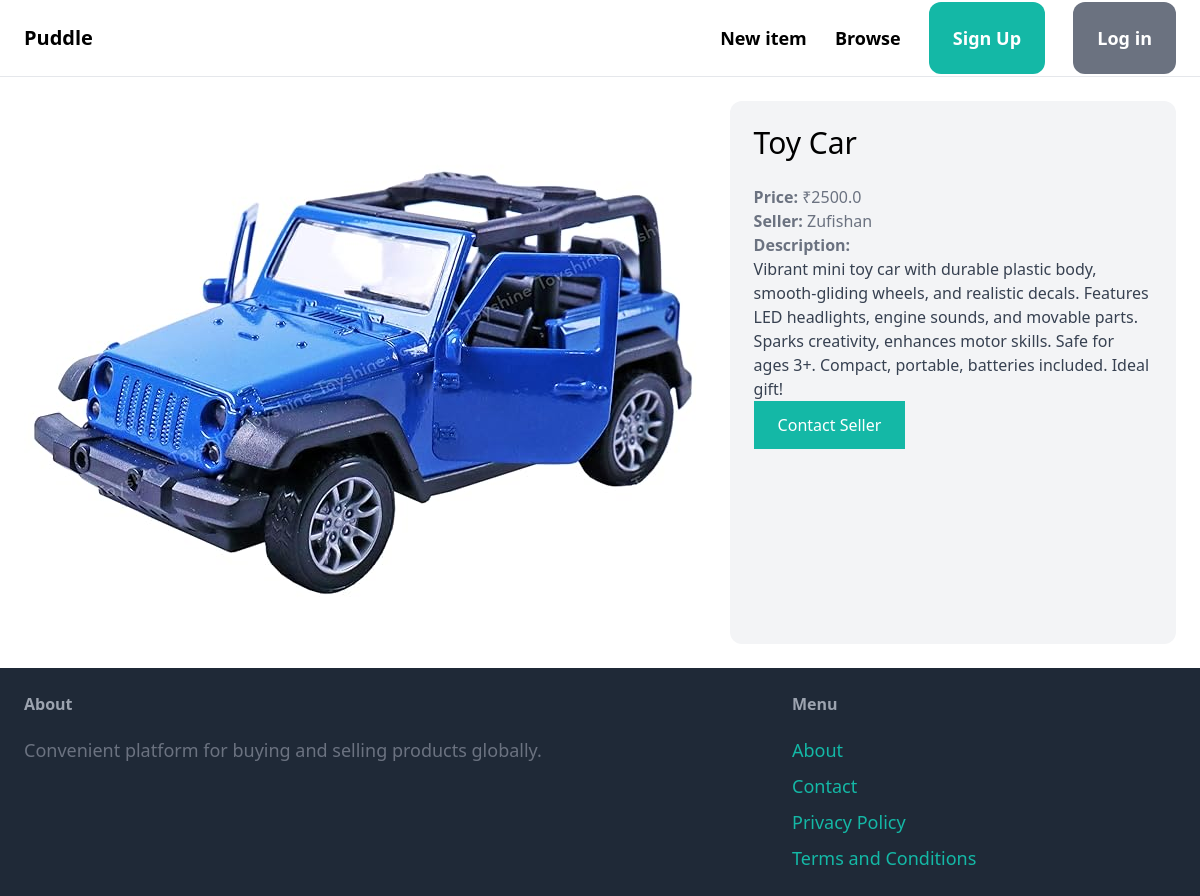
Screenshot of /items/3/ with the database file from the repository.
### item/models.py (models this page shows, shortened)
class Item(models.Model):
        category = models.ForeignKey(Category, related_name='items', on_delete=models.CASCADE)
        name = models.CharField(max_length=255)
        description = models.TextField(blank=True, null=True)
        price = models.FloatField()
        image = models.ImageField(upload_to='item_images', blank=True, null=True)
        is_sold = models.BooleanField(default=False)
        created_by = models.ForeignKey(User, related_name='items', on_delete=models.CASCADE)
        created_at = models.DateTimeField(auto_now_add=True)

### item/views.py (the view)
# urls.py: path('<int:pk>/', views.detail, name='detail'),
def detail(request, pk):
    item = get_object_or_404(Item, pk=pk)
    return render(request, 'item/detail.html', {
        'item': item
    })

### item/templates/item/detail.html (shortened to what this page needs)
{% extends 'core/base.html'%}
{% block content%}
<div class="grid grid-cols-5 gap-6">
    <div class="col-span-3">
        <img src="{{ item.image.url }}" class="rounded-xl">
    </div>
    <div class = "col-span-2 p-6 bg-gray-100 rounded-xl">
        <h1 class="mb-6 text-3xl">{{ item.name }}</h1>
        <p class="text-gray-500"><strong> Price:</strong> ₹{{ item.price }}</p>
        <p class="text-gray-500"><strong> Seller: </strong>{{ item.created_by.username }}</p>
        {% if item.description %}
        <p class="text-gray-700">
            <strong class = "text-gray-500">Description:</strong><br>
            {{ item.description }}
        </p>
        {% endif %}
        <a href="#" class="inline-block px-6 py-3 bg-teal-500 text-white hover:bg-teal-700">Contact Seller</a>
    </div>
</div>
{% endblock %}

### rows the page displays
Item: image (picture), name "Toy Car", price "2500.0", created_by.username "Zufishan", description "Vibrant mini toy car with durable plastic body, smooth-gliding wheels, and realistic decals. Features LED headlights, engine sounds, and movable parts. Sparks creativity, enhances motor skills. Safe for ages 3+. Compact, portable, batteries included. Ideal gift!"
